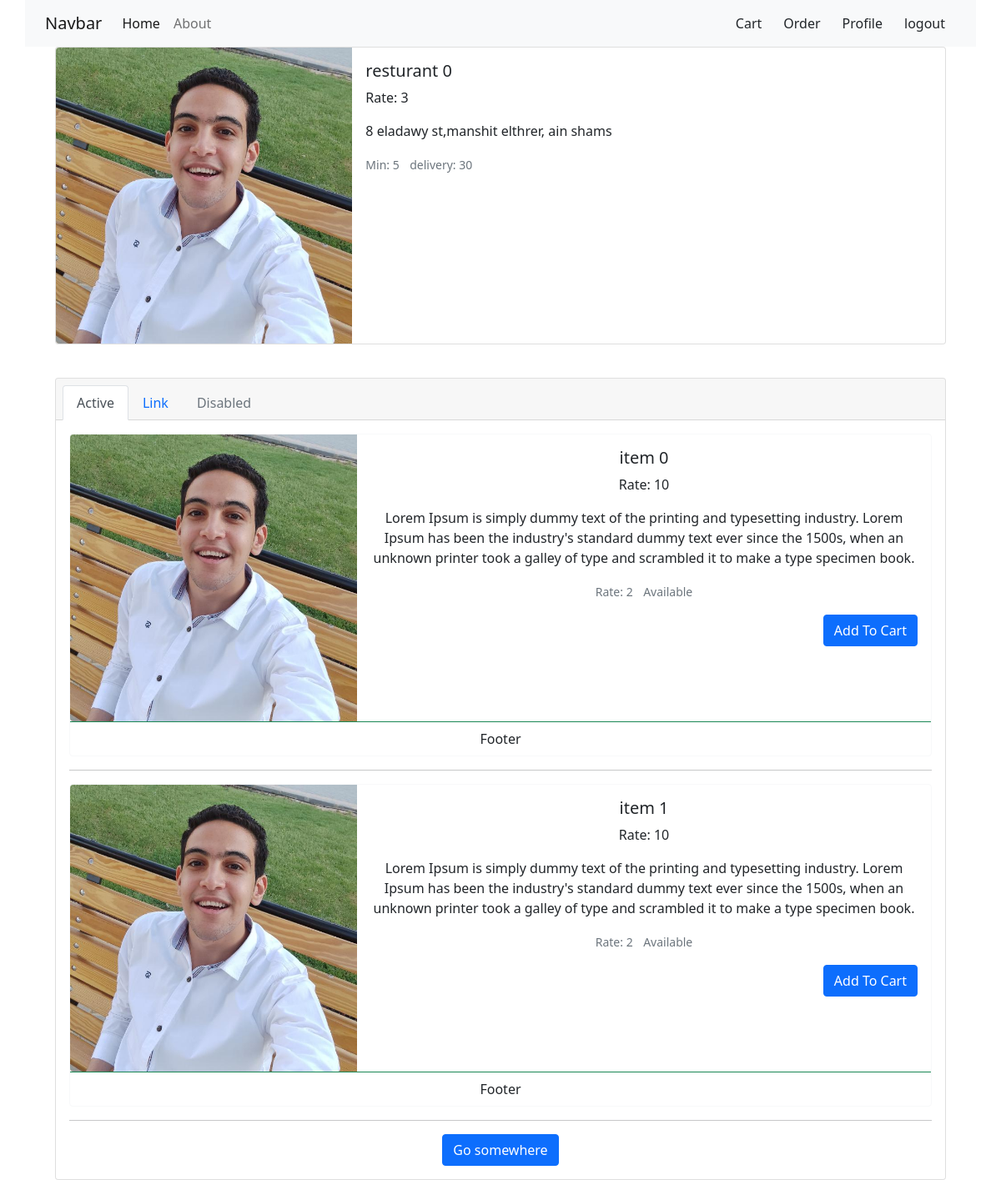
Screenshot of /menu/resturant/1/ (signed in) with the database file from the repository.
### resturant/models.py (models this page shows, shortened)
class Resturant(models.Model):
	name = models.CharField(max_length=100)
	image = models.ImageField(default='default.jpg', upload_to='rest_imgs')
	address = models.TextField()
	opened = models.BooleanField(default=True)
	rate = models.IntegerField(default=3)
	min_charge = models.IntegerField(default=5)
	deliver = models.IntegerField(default=30)

class Item(models.Model):
	name = models.CharField(max_length=128)
	image= models.ImageField(default='default.jpg', upload_to='item_imgs')
	describtion = models.TextField()
	price = models.IntegerField(default=10)
	rate = models.IntegerField(default=2)
	available = models.BooleanField(default=True)
	resturant = models.ForeignKey(Resturant,
									on_delete=models.CASCADE)

### resturant/views.py (the view)
# urls.py: path('resturant/<int:resturant_id>/', resturant_views.ResturantDetail, name='resturant-detail'),
@login_required(login_url='/login/')
def ResturantDetail(request, resturant_id):
	resturant_details = get_object_or_404(Resturant, id=resturant_id)
	items = resturant_details.item_set.all()
	user = request.user
	if user.cart_set.last():
		cart = user.cart_set.last()
	else:
		cart = Cart.objects.create(user=user)
	cart_items = cart.cartitem_set.values_list('item',flat=True)
	cart_items = list(cart_items)
	context = {
		'resturant':resturant_details,
		'items':items,
		'cart_items':cart_items,
	}
	return render(request, 'resturant/resturant_detail.html', context)

### resturant/templates/resturant/resturant_detail.html (shortened to what this page needs)
{% extends "resturant/base.html" %}
{% load crispy_forms_tags %}
{% block content %}
	<div class="container">
		<div class="card mb-3" style="max-width: 100%;">
		  <div class="row g-0">
		    <div class="col-md-4">
		      <img src="{{ resturant.image.url }}" class="img-fluid rounded-start" alt="...">
		    </div>
		    <div class="col-md-8">
		      <div class="card-body">
		        <h5 class="card-title">{{ resturant.name }}</h5>
		        <p class="card-text">Rate: {{ resturant.rate }}</p>
		        <p class="card-text">{{ resturant.address }}</p>
		        <p class="card-text">
		        	<small class="text-muted">Min: {{ resturant.min_charge }}</small>
		        	<small class="text-muted">delivery: {{ resturant.deliver }}</small>
		        </p>
		      </div>
		    </div>
		  </div>
		</div>
		<div class="card text-center">
		  <div class="card-header">
		    <ul class="nav nav-tabs card-header-tabs">
		      <li class="nav-item">
		        <a class="nav-link active" aria-current="true" href="#">Active</a>
		      </li>
		      <li class="nav-item">
		        <a class="nav-link" href="#">Link</a>
		      </li>
		      <li class="nav-item">
		        <a class="nav-link disabled">Disabled</a>
		      </li>
		    </ul>
		  </div>
		  <div class="card-body">
		  	{% for item in items %}
			    <div class="card border-light mb-3" style="max-width: 100%;">
				  <div class="row g-0">
				    <div class="col-md-4">
				      <a href=""><img src="{{ item.image.url }}" class="img-fluid rounded-start" alt="..."></a>
				    </div>
				    <div class="col-md-8">
				      <div class="card-body">
				        <h5 class="card-title">{{ item.name }}</h5>
				        <p class="card-text">Rate: {{ item.price }}</p>
				        <p class="card-text">{{ item.describtion }}</p>
				        <p class="card-text">
				        	<small class="text-muted">Rate: {{ item.rate }}</small>
				        	<small class="text-muted">Available</small>
				        </p>
				        <div class="text-end">
				        	<form class="add_to_cart">
					        	<button type="submit" class="btn {% if item.id in cart_items %}btn-danger{% else %}btn-primary{% endif %}">
					        		{% if item.id in cart_items %}
					        			Remove
					        		{% else %}
					        			Add To Cart
					        		{% endif %}
					        	</button>
				        	</form>
				        </div>
				      </div>
				    </div>
				  </div>
				  <div class="card-footer bg-transparent border-success">Footer</div>
				</div>
				<hr>
		  	{% endfor %}
		    <a href="#" class="btn btn-primary">Go somewhere</a>
		  </div>
		</div>
	</div>
{% endblock content %}

### rows the page displays
Resturant: image (placeholder picture), name "resturant 0", rate "3", address "8 eladawy st,manshit elthrer, ain shams", min_charge "5", deliver "30"
Item: image (placeholder picture), name "item 0", price "10", describtion "Lorem Ipsum is simply dummy text of the printing and typesetting industry. Lorem Ipsum has been the industry's standard dummy text ever since the 1500s, when an unknown printer took a galley of type and scrambled it to make a type specimen book.", rate "2", shows "Add To Cart"
Item: image (placeholder picture), name "item 1", price "10", describtion "Lorem Ipsum is simply dummy text of the printing and typesetting industry. Lorem Ipsum has been the industry's standard dummy text ever since the 1500s, when an unknown printer took a galley of type and scrambled it to make a type specimen book.", rate "2", shows "Add To Cart"
